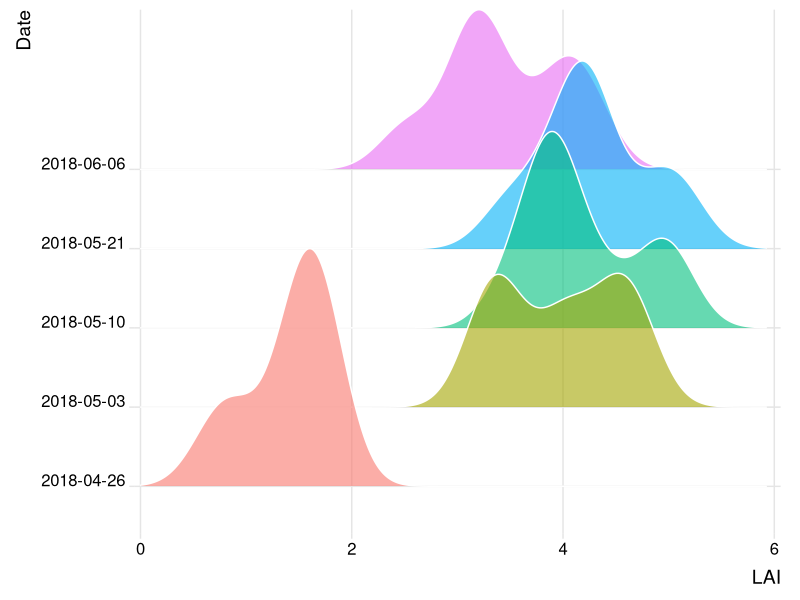
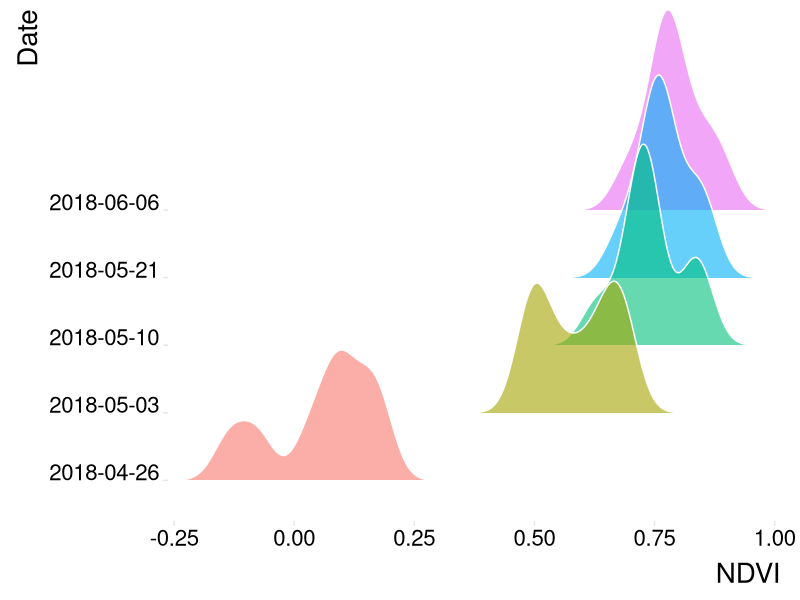
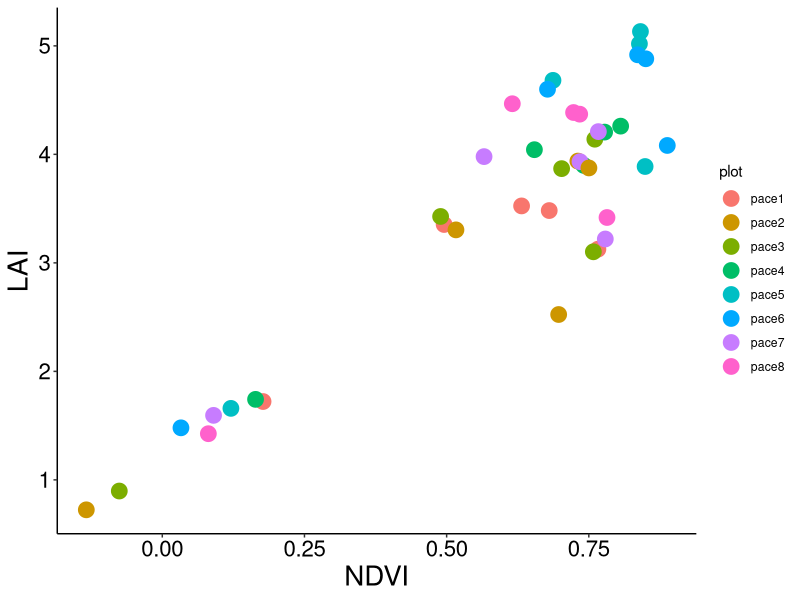
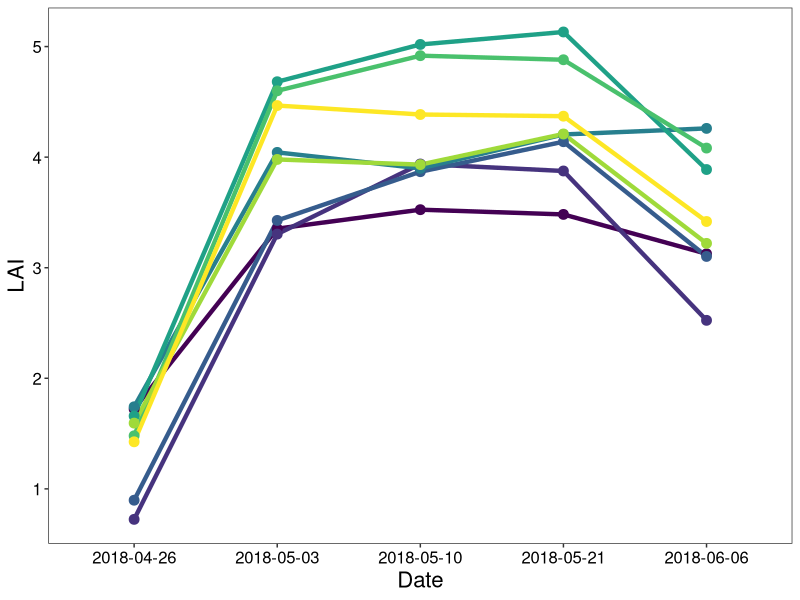
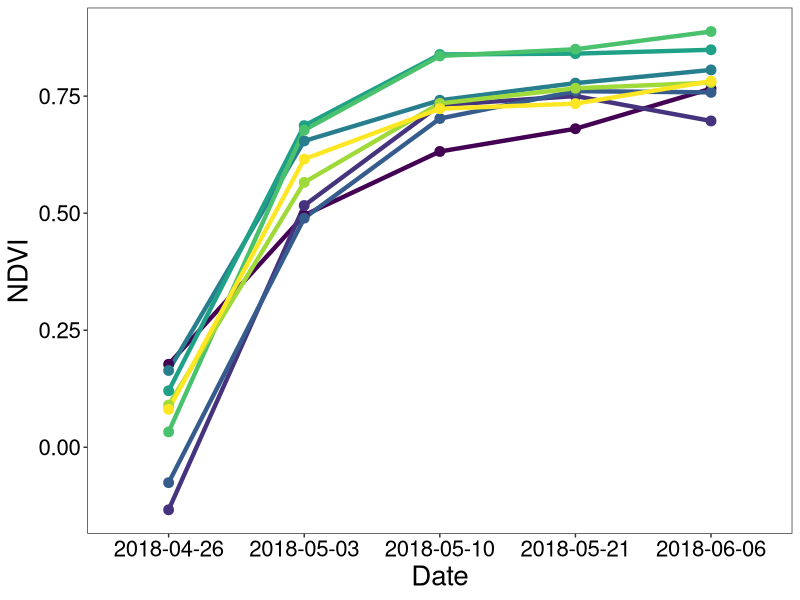
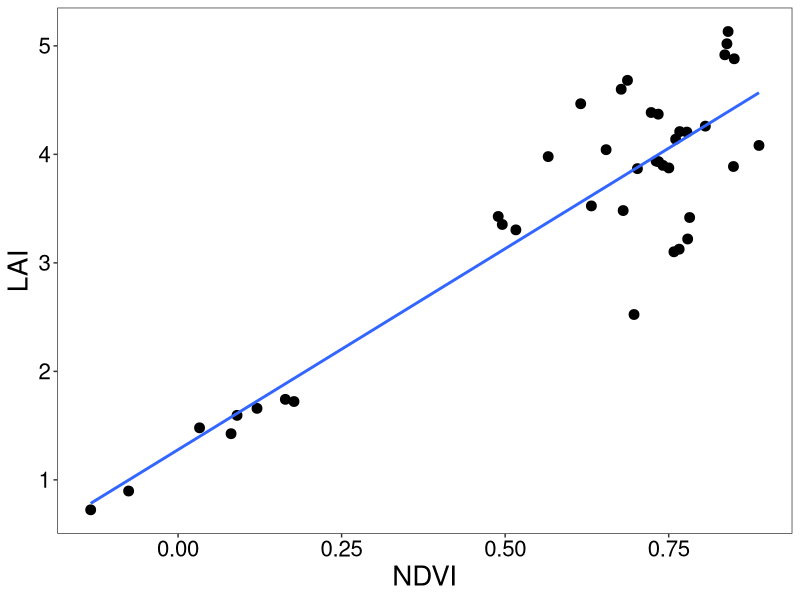

Write R code to recreate these figures, in order.
#04 looking at lai to ndvi

pace <- read.csv("./data/pace_lai_through_0606.csv")


require(ggplot2)
require(ggridges)
require(viridis)
require(viridisLite)

#plot of lai
x11()
ggplot(pace, aes(x = lai, y = date, group = date, fill = as.factor(date)))+
  geom_density_ridges(scale = 3, size = 0.25, alpha = 0.6, color = "white") +
  theme_ridges()+
  scale_x_continuous(limits=c(0, 6), expand = c(0.01, 0))+
  theme(legend.position="none")+
  xlab("LAI")+
  ylab("Date")

#plot of lai
ggplot(pace, aes(x = ndvi, y = date, group = date, fill = date))+
  geom_density_ridges(scale = 3, size = 0.25, alpha = 0.6, color = "white") +
  theme_ridges()+
  scale_x_continuous(limits=c(-0.25, 1), expand = c(0.01, 0))+
  theme(legend.position="none")+
  theme(axis.text.x = element_text(size=(16), colour="black"))+
  theme(axis.title.y= element_text(size=20), 
        axis.text.y = element_text(size=(16), colour="black"),
        axis.title.x= element_text(size = (20), colour="black"))+
  theme(panel.grid.major = element_blank(),
        panel.grid.minor = element_blank())+
  xlab("NDVI")+
  ylab("Date")
  
ggplot(pace, aes(x = ndvi, y = lai, color = plot))+
  geom_point(size = 5)+
  theme_classic()+
  theme(axis.text.x = element_text(size=(16), colour="black"))+
  theme(axis.title.y= element_text(size=20), 
        axis.text.y = element_text(size=(16), colour="black"),
        axis.title.x= element_text(size = (20), colour="black"))+
  theme(panel.grid.major = element_blank(),
        panel.grid.minor = element_blank())+
  xlab("NDVI")+
  ylab("LAI")
  
summary(lm(lai ~ ndvi, data = pace))


### line plot by plot
x11()
ggplot(pace, aes(x = date, y = lai, group = plot, color = plot))+
  geom_line(size=1.5) + 
  geom_point(size=3, fill="white") +
  scale_color_viridis(discrete=TRUE)+
  theme_bw()+
  theme(legend.position="none")+
  scale_shape_manual(values=c(22,21))+
  theme(axis.text.x = element_text(size=(12), colour="black"))+
  theme(axis.title.y= element_text(size=16), 
        axis.text.y = element_text(size=(12), colour="black"),
        axis.title.x= element_text(size = (16), colour="black"))+
  theme(panel.grid.major = element_blank(),
        panel.grid.minor = element_blank())+
  xlab("Date")+
  ylab("LAI")

### line plot by plot
x11(width = 6, height = 3)
ggplot(pace, aes(x = date, y = ndvi, group = plot, color = plot))+
  geom_line(size=1.5) + 
  geom_point(size=3, fill="white") +
  scale_shape_manual(values=c(22,21))+
  scale_color_viridis(discrete=TRUE)+
  theme_bw()+
  theme(legend.position="none")+
  scale_shape_manual(values=c(22,21))+
  theme(axis.text.x = element_text(size=(16), colour="black"))+
  theme(axis.title.y= element_text(size=20), 
        axis.text.y = element_text(size=(16), colour="black"),
        axis.title.x= element_text(size = (20), colour="black"))+
  theme(panel.grid.major = element_blank(),
        panel.grid.minor = element_blank())+
  xlab("Date")+
  ylab("NDVI")

x11(width = 4, height = 4)
ggplot(pace, aes(x = ndvi, y = lai))+
  geom_point(size=3, fill="white") +
  scale_shape_manual(values=c(22,21))+
  scale_color_viridis(discrete=TRUE)+
  theme_bw()+
  theme(legend.position="none")+
  scale_shape_manual(values=c(22,21))+
  theme(axis.text.x = element_text(size=(16), colour="black"))+
  theme(axis.title.y= element_text(size=20), 
        axis.text.y = element_text(size=(16), colour="black"),
        axis.title.x= element_text(size = (20), colour="black"))+
  theme(panel.grid.major = element_blank(),
        panel.grid.minor = element_blank())+
  geom_smooth(method = "lm", se = FALSE)+
  xlab("NDVI")+
  ylab("LAI")

summary(lm(lai ~ ndvi, data = pace))

